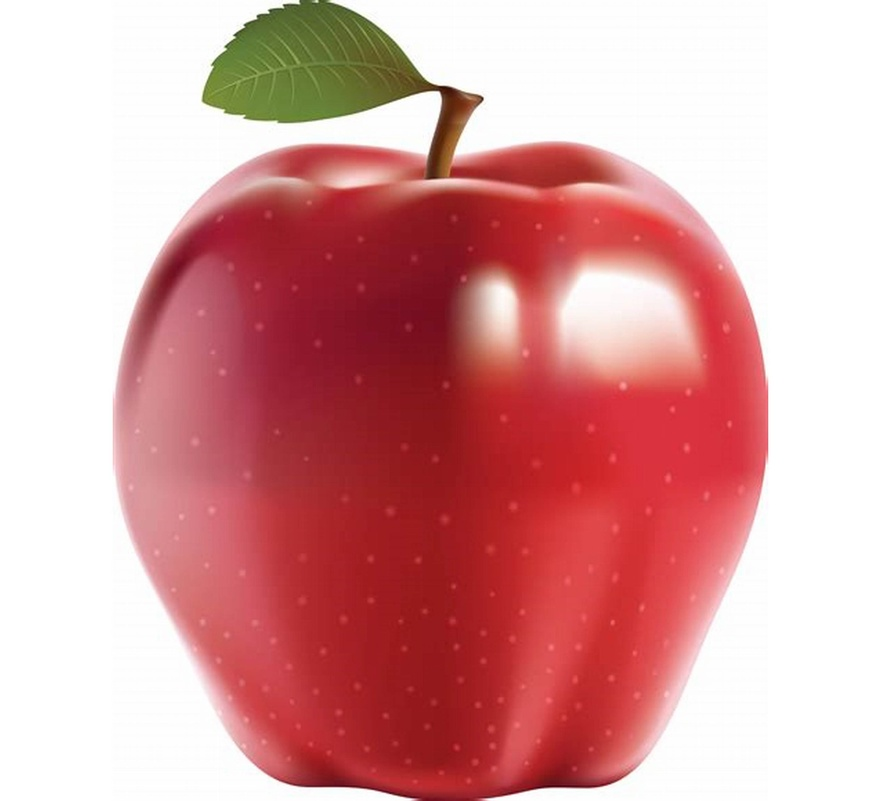
#> input picture images/apple.jpg, 881 x 801 px, shrunk from 2852 x 2592 before the run, given in place of img.jpg, which was not available
$ jupyter execute --allow-errors 10_Reinhrard_Color_Transfer.ipynb
#> lines starting #> are read from the running program, lines starting #| are printed output that depends on the picture; pictures that were not available may be replaced by others from this repository, and a replacement may not be noted
[cell 1]
import numpy as np
import cv2
import pandas as pd
import os

input_path = 'images/'
input_image_list = os.listdir(input_path)
output_path = 'output_images/'

def get_mean_std(x):
    x_mean , x_std = cv2.meanStdDev(x)
    x_mean = np.hstack(np.around(x_mean,2))
    x_std = np.hstack(np.around(x_std,2))
    return x_mean , x_std
template_image = cv2.imread('images/img.jpg')
#> template_image is the input picture: shape (801, 881, 3); mean B, G, R 157.7, 157.1, 216.6
template_mean , template_std = get_mean_std(template_image)
#> in get_mean_std, `x_mean , x_std = cv2.meanStdDev(x)`: x_mean = [157.7, 157.1, 216.6]; x_std = [96.11, 97.62, 44.67]
#> template_mean = [157.7, 157.1, 216.6]; template_std = [96.11, 97.62, 44.67]
#> `input_image = cv2.cvtColor(input_image , cv2.COLOR_BGR2LAB)`: input_image: shape (801, 881, 3); mean of channels 0, 1, 2 183, 151.2, 141.6

#> (the rest of this cell did not finish here and is left out)

#> `img_mean ,img_std = get_mean_std(input_image)`: img_mean = [182.9, 151.2, 141.6]; img_std = [71.79, 25.66, 14.44]
#> after the loop `for h in range(height):`: input_image: shape (801, 881, 3); mean of channels 0, 1, 2 157.7, 150.7, 210.8
#> `input_img = cv2.cvtColor(input_image,cv2.COLOR_LAB2BGR)`:
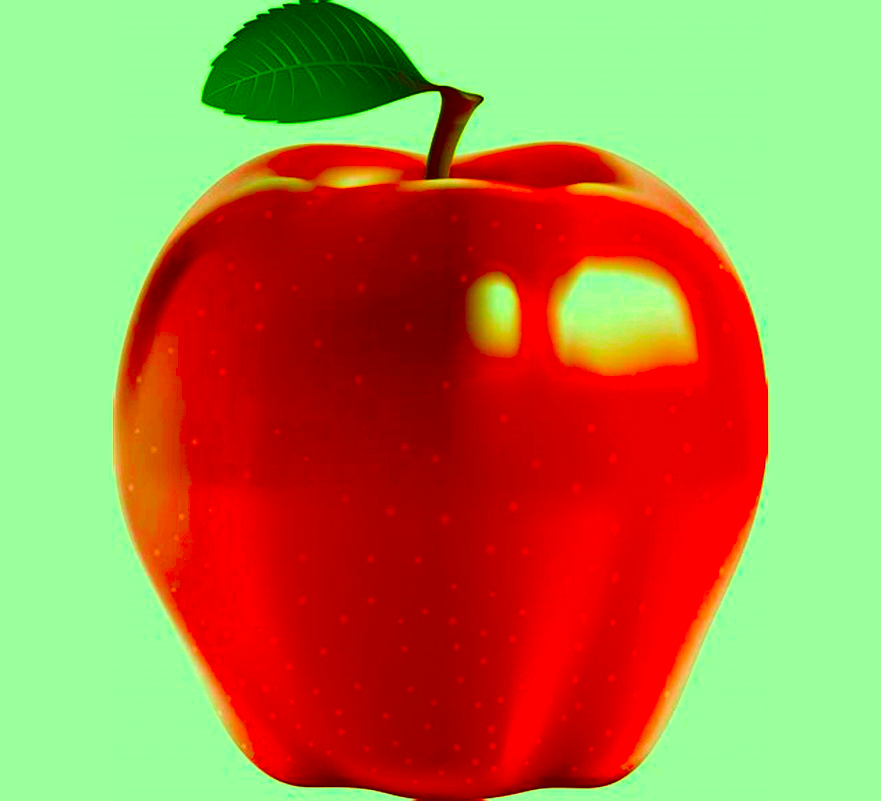
#> input_img: shape (801, 881, 3); mean B, G, R 74.8, 131.2, 173
#> pass 2 of the loop `for img in input_image_list:`:
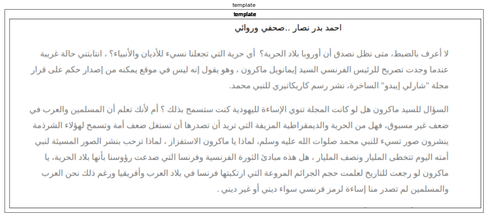
#> input picture images/arabic_ocr.png, 486 x 217 px, shrunk from 1574 x 703 before the run
#> input_image is the input picture: shape (217, 486, 3); mean B, G, R 245.1, 245.1, 245.1
#> img_mean = [246.1, 128, 128]; img_std = [22.66, 0.79, 2.26]
#> `input_img = cv2.cvtColor(input_image,cv2.COLOR_LAB2BGR)`:
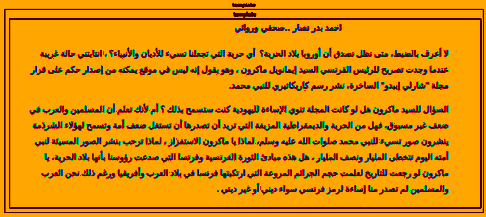
#> input_img: shape (217, 486, 3); mean B, G, R 5.5, 144.1, 223.7
#> pass 3 of the loop `for img in input_image_list:`:
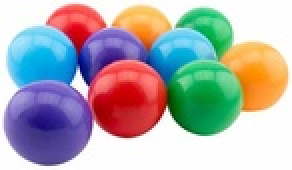
#> input picture images/balls.jpg, 146 x 85 px, shrunk from 474 x 276 before the run (shown 2 times larger)
#> input_image is the input picture: shape (85, 146, 3); mean B, G, R 174.6, 172.6, 174.3
#> img_mean = [185.6, 134.5, 130.7]; img_std = [62.33, 30.37, 32.17]
#> `input_img = cv2.cvtColor(input_image,cv2.COLOR_LAB2BGR)`:
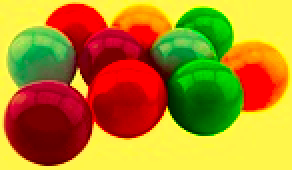
#> input_img: shape (85, 146, 3) (shown 2 times larger); mean B, G, R 35.5, 134.2, 178.7

    height , width , channel = input_image.shape

    for h in range(height):
        for w in range(width) :
            for c in range(channel):
                x = input_image[h,w,c]

                x = ((x - img_mean[c]) * (template_std[c]/img_std[c])) + template_mean[c]
                x = round(x)

                x = 0 if x < 0 else x
                x = 255 if x >255 else x
                input_image[h,w,c] = x
    input_img = cv2.cvtColor(input_image,cv2.COLOR_LAB2BGR)
    cv2.imwrite(output_path+'modified_'+img , input_image)
